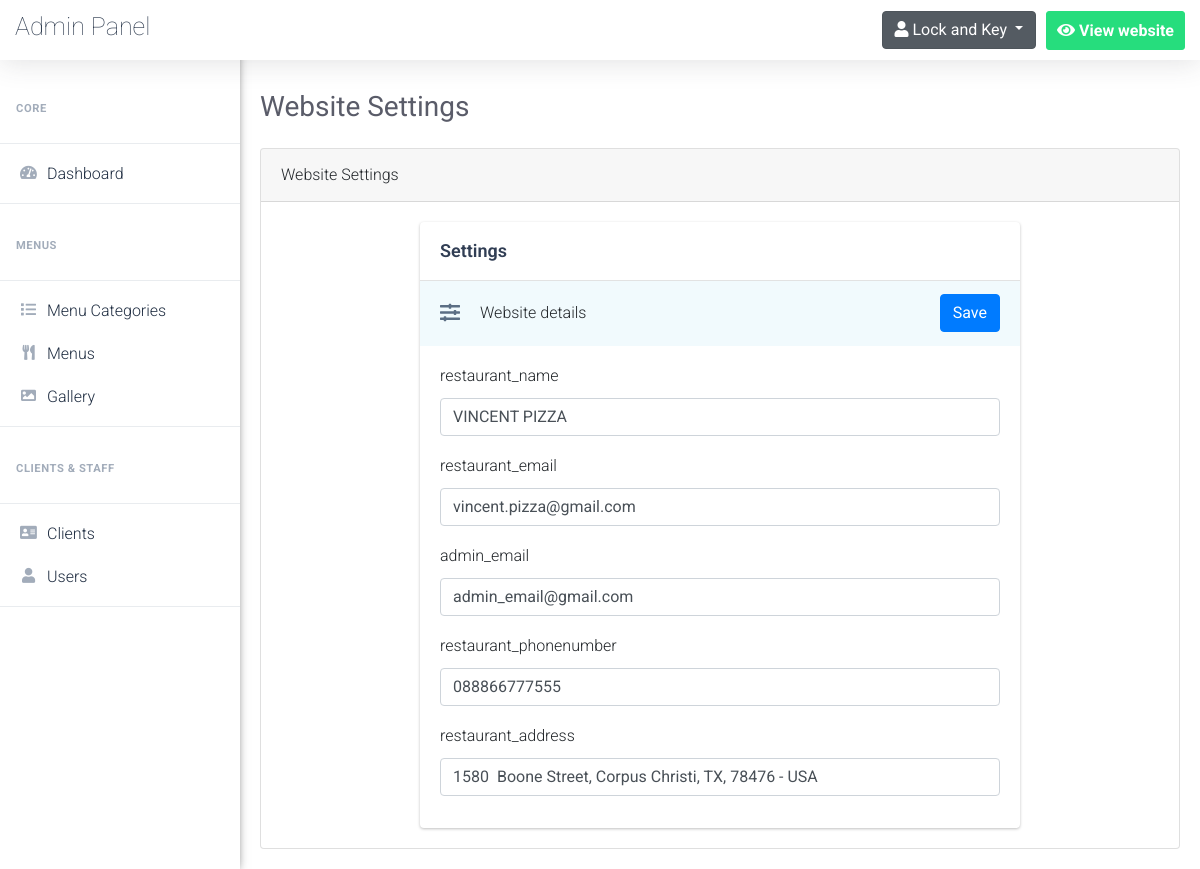
Page /admin/website-settings.php (signed in) on the earlier database version.
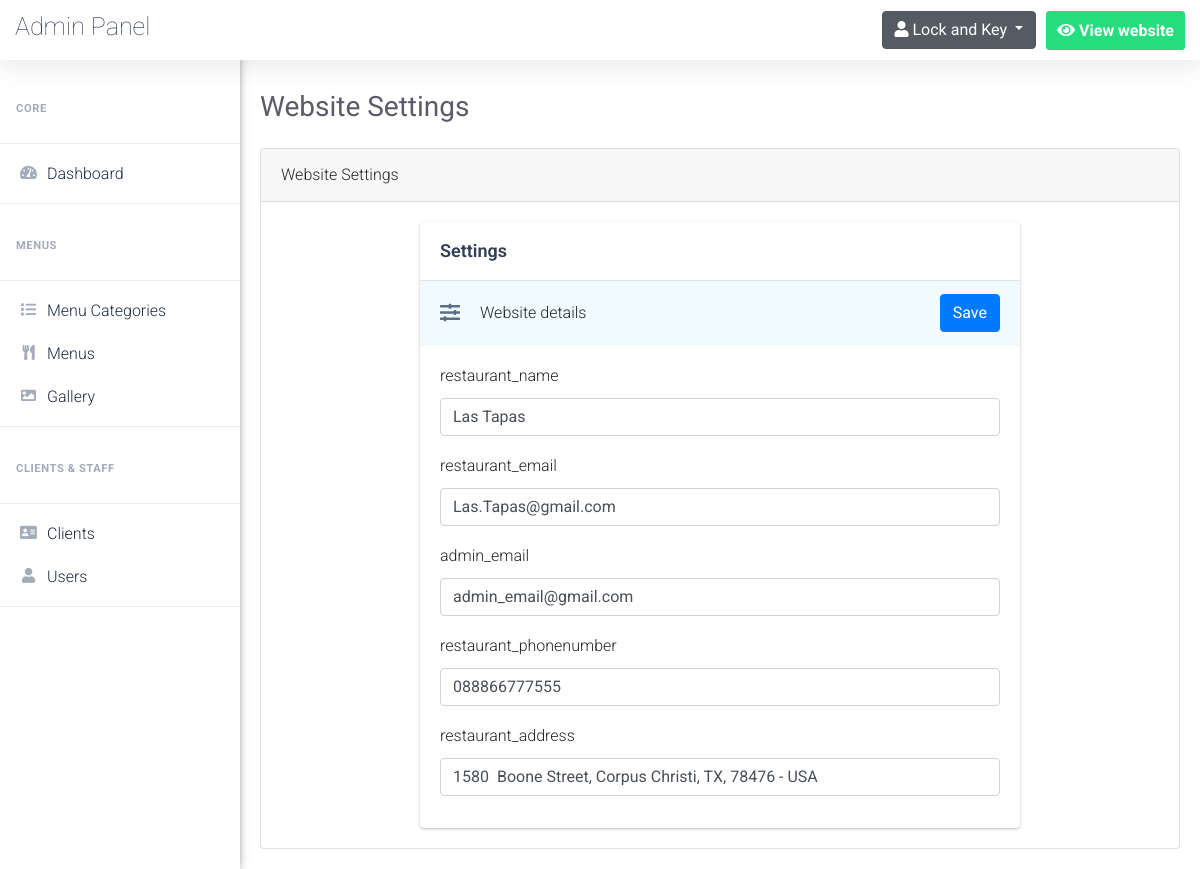
Same page on the later database version.
### tables this page shows
CREATE TABLE `website_settings` (
  `option_id` int(5) NOT NULL,
  `option_name` varchar(255) NOT NULL,
  `option_value` varchar(255) NOT NULL
);

### admin/website-settings.php (the view, shortened to what this page needs)
<?php
	if(isset($_SESSION['username_restaurant_qRewacvAqzA']) && isset($_SESSION['password_restaurant_qRewacvAqzA']))
	{
		include 'connect.php';
		include 'Includes/templates/header.php';
		include 'Includes/templates/navbar.php';
		$stmt = $con->prepare("SELECT * FROM website_settings");
        $stmt->execute();
        $options = $stmt->fetchAll();
        ?>
        	<div class="card">
            	<div class="card-header">
                	Website Settings
           		</div>
                <div class="card-body">
            		<form method="POST" class="website_settings_form" action="website-settings.php">
                   		<div class="panel-X">
                        	<div class="panel-header-X">
                                <div class="main-title">
                                    Settings
                                </div>
                            </div>
                            <div class="save-header-X">
                                <div style="display:flex">
                                    <div class="icon">
                                        <i class="fa fa-sliders-h"></i>
                                    </div>
                                    <div class="title-container">Website details</div>
                                </div>
                                <div class="button-controls">
                                    <button type="submit" name="save_settings" class="btn btn-primary">Save</button>
                                </div>
                            </div>
                            <div class="panel-body-X">
                            <?php
                            	foreach ($options as $option)
		                        {
		                            ?>
		                            <div class="form-group">
		                                <label for="<?php echo $option['option_name'] ?>">
		                                	<?php echo $option['option_name'] ?>
		                                </label>
		                                <input type="text" value="<?php echo (isset($_POST[$option['option_name'] ]))?$_POST[$option['option_name'] ]:$option['option_value'] ?>" name="<?php echo $option['option_name'] ?>" class="form-control">
		                            </div>
		                            <?php
		                        }
		                    ?>
                            </div>
                        </div>
                    </form>
                </div>
            </div>
        <?php
        include 'Includes/templates/footer.php';
    }
    else
    {
        header('Location: index.php');
        exit();
    }
?>

Differences in the rows shown:
changed website_settings "restaurant_name": restaurant_name "VINCENT PIZZA" → "Las Tapas"
changed website_settings "restaurant_email": restaurant_email "vincent.pizza@gmail.com" → "Las.Tapas@gmail.com"
